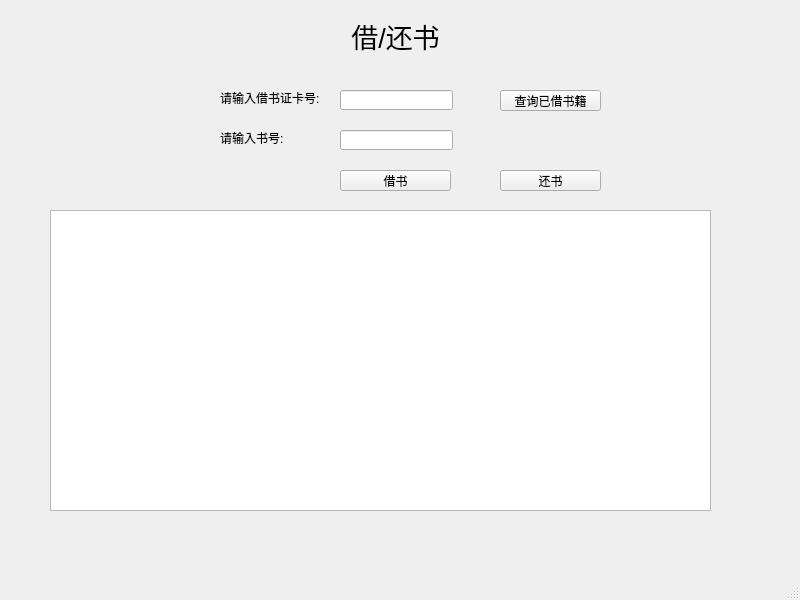
<?xml version="1.0" encoding="UTF-8"?>
<ui version="4.0">
 <class>borrow</class>
 <widget class="QMainWindow" name="borrow">
  <property name="geometry">
   <rect>
    <x>0</x>
    <y>0</y>
    <width>800</width>
    <height>600</height>
   </rect>
  </property>
  <property name="windowTitle">
   <string>MainWindow</string>
  </property>
  <widget class="QWidget" name="centralwidget">
   <widget class="QLabel" name="label">
    <property name="geometry">
     <rect>
      <x>330</x>
      <y>20</y>
      <width>131</width>
      <height>31</height>
     </rect>
    </property>
    <property name="font">
     <font>
      <pointsize>20</pointsize>
     </font>
    </property>
    <property name="text">
     <string>借/还书</string>
    </property>
    <property name="alignment">
     <set>Qt::AlignCenter</set>
    </property>
   </widget>
   <widget class="QLabel" name="label_2">
    <property name="geometry">
     <rect>
      <x>220</x>
      <y>90</y>
      <width>101</width>
      <height>16</height>
     </rect>
    </property>
    <property name="text">
     <string>请输入借书证卡号:</string>
    </property>
   </widget>
   <widget class="QLineEdit" name="cno">
    <property name="geometry">
     <rect>
      <x>340</x>
      <y>90</y>
      <width>113</width>
      <height>20</height>
     </rect>
    </property>
   </widget>
   <widget class="QPushButton" name="pushButton">
    <property name="geometry">
     <rect>
      <x>500</x>
      <y>90</y>
      <width>101</width>
      <height>21</height>
     </rect>
    </property>
    <property name="text">
     <string>查询已借书籍</string>
    </property>
   </widget>
   <widget class="QLabel" name="label_3">
    <property name="geometry">
     <rect>
      <x>220</x>
      <y>130</y>
      <width>101</width>
      <height>16</height>
     </rect>
    </property>
    <property name="text">
     <string>请输入书号:</string>
    </property>
   </widget>
   <widget class="QPushButton" name="pushButton_2">
    <property name="geometry">
     <rect>
      <x>340</x>
      <y>170</y>
      <width>111</width>
      <height>21</height>
     </rect>
    </property>
    <property name="text">
     <string>借书</string>
    </property>
   </widget>
   <widget class="QLineEdit" name="bno">
    <property name="geometry">
     <rect>
      <x>340</x>
      <y>130</y>
      <width>113</width>
      <height>20</height>
     </rect>
    </property>
   </widget>
   <widget class="QTableWidget" name="tableWidget">
    <property name="geometry">
     <rect>
      <x>50</x>
      <y>210</y>
      <width>661</width>
      <height>301</height>
     </rect>
    </property>
   </widget>
   <widget class="QPushButton" name="pushButton_3">
    <property name="geometry">
     <rect>
      <x>500</x>
      <y>170</y>
      <width>101</width>
      <height>21</height>
     </rect>
    </property>
    <property name="text">
     <string>还书</string>
    </property>
   </widget>
  </widget>
  <widget class="QMenuBar" name="menubar">
   <property name="geometry">
    <rect>
     <x>0</x>
     <y>0</y>
     <width>800</width>
     <height>17</height>
    </rect>
   </property>
  </widget>
  <widget class="QStatusBar" name="statusbar"/>
 </widget>
 <resources/>
 <connections/>
</ui>
